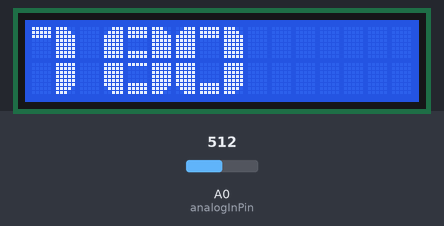
A sketch run on a simulated Arduino Uno, built with avr-gcc and run on an emulated ATmega328P. Shown: 16×2 character LCD. Inputs (shaded band) come from the test bench; at power-on: A0 (analogInPin) = 512. What the sketch prints to the serial monitor is not drawn.

Above: at 1.2 s.
1.3 s: A0 (analogInPin) set to 716
At 3.2 s:
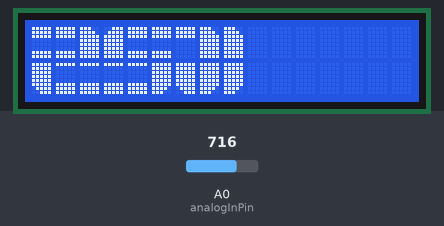
3.5 s: A0 (analogInPin) set to 900
At 5.2 s:
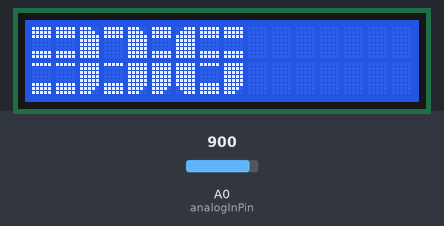
5.5 s: A0 (analogInPin) set to 1023
At 7.3 s:
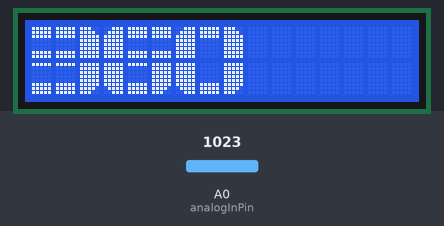
7.6 s: A0 (analogInPin) set to 511
At 9.3 s:
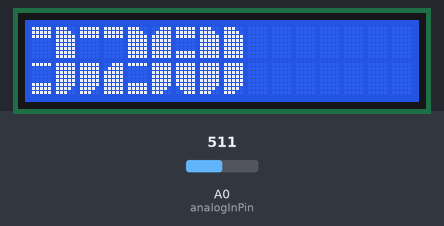
9.6 s: A0 (analogInPin) set to 306
At 11.3 s:
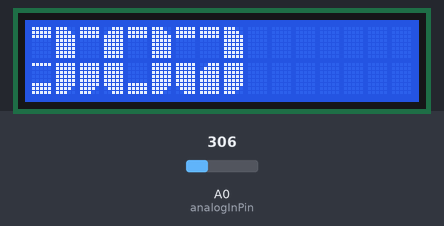
11.6 s: A0 (analogInPin) set to 122
At 13.5 s:
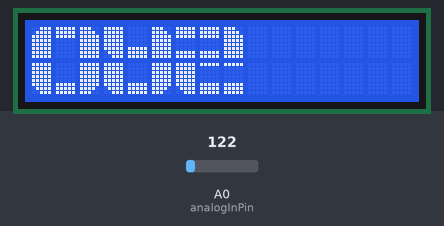
Timing chart, 0 to 14.6 s (numbered marks = the images above; inputs shaded):
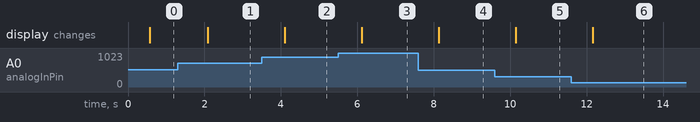

Measured:
- after the input at 1.3 s, the display: changes after 0.79 s (image 1)
- after the input at 3.5 s, the display: changes after 0.60 s (image 2)
- after the input at 5.5 s, the display: changes after 0.61 s (image 3)
- after the input at 7.6 s, the display: changes after 0.53 s (image 4)
- after the input at 9.6 s, the display: changes after 0.54 s (image 5)
- after the input at 11.6 s, the display: changes after 0.55 s (image 6)

The sketch:

bitmap_bigfont.ino
```cpp
// These constants won't change. They're used to give names
// to the pins used:
const int analogInPin = A0; // Analog input pin that the potentiometer is attached to

int sensorValue = 0; // value read from the pot
int outputValue = 0; // value output to the PWM (analog out)
//char outputValueChar[5];
int hundreds;
int tens;
int ones;
 #include <LiquidCrystal.h>
 LiquidCrystal lcd(12, 11, 5, 4, 3, 2);


// the 8 arrays that form each segment of the custom numbers
byte LT[8] =
{
B00111,
B01111,
B11111,
B11111,
B11111,
B11111,
B11111,
B11111
};
byte UB[8] =
{
B11111,
B11111,
B11111,
B00000,
B00000,
B00000,
B00000,
B00000
};
byte RT[8] =
{
B11100,
B11110,
B11111,
B11111,
B11111,
B11111,
B11111,
B11111
};
byte LL[8] =
{
B11111,
B11111,
B11111,
B11111,
B11111,
B11111,
B01111,
B00111
};
byte LB[8] =
{
B00000,
B00000,
B00000,
B00000,
B00000,
B11111,
B11111,
B11111
};
byte LR[8] =
{
B11111,
B11111,
B11111,
B11111,
B11111,
B11111,
B11110,
B11100
};
byte UMB[8] =
{
B11111,
B11111,
B11111,
B00000,
B00000,
B00000,
B11111,
B11111
};
byte LMB[8] =
{
B11111,
B00000,
B00000,
B00000,
B00000,
B11111,
B11111,
B11111
};

// loop counter
int x = 0;


void setup()
{
Serial.begin(9600);
// assignes each segment a write number
lcd.createChar(0,LT);
lcd.createChar(1,UB);
lcd.createChar(2,RT);
lcd.createChar(3,LL);
lcd.createChar(4,LB);
lcd.createChar(5,LR);
lcd.createChar(6,UMB);
lcd.createChar(7,LMB);


// sets the LCD's rows and colums:
lcd.begin(16, 2);

}

void custom0()
{ // uses segments to build the number 0
lcd.setCursor(x, 0); // set cursor to column 0, line 0 (first row)
lcd.write((byte)0); // call each segment to create
lcd.write(1); // top half of the number
lcd.write(2);
lcd.setCursor(x, 1); // set cursor to colum 0, line 1 (second row)
lcd.write(3); // call each segment to create
lcd.write(4); // bottom half of the number
lcd.write(5);
}

void custom1()
{
lcd.setCursor(x,0);
lcd.write(1);
lcd.write(2);
lcd.setCursor(x+1,1);
lcd.write(5);
}

void custom2()
{
lcd.setCursor(x,0);
lcd.write(6);
lcd.write(6);
lcd.write(2);
lcd.setCursor(x, 1);
lcd.write(3);
lcd.write(7);
lcd.write(7);
}

void custom3()
{
lcd.setCursor(x,0);
lcd.write(6);
lcd.write(6);
lcd.write(2);
lcd.setCursor(x, 1);
lcd.write(7);
lcd.write(7);
lcd.write(5);
}

void custom4()
{
lcd.setCursor(x,0);
lcd.write(3);
lcd.write(4);
lcd.write(2);
lcd.setCursor(x+2, 1);
lcd.write(5);
}

void custom5()
{
lcd.setCursor(x,0);
lcd.write((byte)0);
lcd.write(6);
lcd.write(6);
lcd.setCursor(x, 1);
lcd.write(7);
lcd.write(7);
lcd.write(5);
}

void custom6()
{
lcd.setCursor(x,0);
lcd.write((byte)0);
lcd.write(6);
lcd.write(6);
lcd.setCursor(x, 1);
lcd.write(3);
lcd.write(7);
lcd.write(5);
}

void custom7()
{
lcd.setCursor(x,0);
lcd.write(1);
lcd.write(1);
lcd.write(2);
lcd.setCursor(x+1, 1);
lcd.write((byte)0);
}

void custom8()
{
lcd.setCursor(x,0);
lcd.write((byte)0);
lcd.write(6);
lcd.write(2);
lcd.setCursor(x, 1);
lcd.write(3);
lcd.write(7);
lcd.write(5);
}

void custom9()
{
lcd.setCursor(x,0);
lcd.write((byte)0);
lcd.write(6);
lcd.write(2);
lcd.setCursor(x+2, 1);
lcd.write(5);
}


void loop() {
// read the analog in value:
sensorValue = analogRead(analogInPin);
// map it to the range of the analog out:
outputValue = map(sensorValue, 0, 1023, 0, 360);

// print the results to the serial monitor:
Serial.print("sensor = " );
Serial.print(sensorValue);
Serial.print("\t output = ");
Serial.println(outputValue);

String stringOne = String(outputValue);
// prints the value of outputValue
//Serial.print("Output value string is ");
//Serial.println(stringOne);
x=0;
hundreds = outputValue /100;
//Serial.print(hundreds);
delay(500);

switch (hundreds) {
case 3:
custom3();
break;

case 2:

custom2();
break;

case 1:

custom1();
break;

case 0:

custom0();
break;

}

tens=outputValue /10;
tens=tens%10;
//Serial.println(tens);

switch (tens) {
case 9:
x=x+3;

custom9();
break;

case 8:
x=x+3;

custom8();
break;

case 7:
x=x+2;

custom7();
break;

case 6:
x=x+3;

custom6();
break;

case 5:
x=x+3;

custom5();
break;

case 4:
x=x+3;

custom4();
break;

case 3:
x=x+3;

custom3();
break;

case 2:
x=x+3;

custom2();
break;

case 1:
x=x+3;

custom1();
break;

if (outputValue<10)
{
//case 0:
x=x+3;

custom0();
break;
}

case 0:
x=x+3;

custom0();
break;
}

ones=outputValue%10;
//ones=ones%100;
// Serial.println(ones);

switch (ones) {
case 9:
x=x+3;

custom9();
break;

case 8:
x=x+3;

custom8();
break;

case 7:
x=x+3;

custom7();
break;

case 6:
x=x+3;

custom6();
break;

case 5:
x=x+3;

custom5();
break;

case 4:
x=x+3;

custom4();
break;

case 3:
x=x+3;

custom3();
break;

case 2:
x=x+3;

custom2();
break;

case 1:
x=x+3;

custom1();
break;

case 0:
x=x+3;

custom0();
break;

}
/*
delay(500);
lcd.setCursor(0,1);
lcd.print(outputValue); */
//delay(300);
//lcd.clear();

//if (outputValue < 100)
// {
// x=0;
// lcd.print(" ");
// }

// wait 2 milliseconds before the next loop
// for the analog-to-digital converter to settle
// after the last reading:
//delay(10);


}
```
